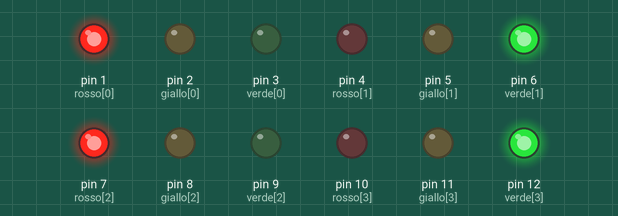
This sketch was run on a simulated Arduino Uno, built with avr-gcc and run on an emulated ATmega328P. Shown: output pins drawn as LEDs (lit = HIGH).

Above: at 1.5 s.
At 3.5 s:
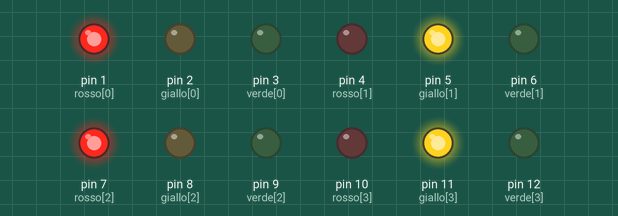
At 5.5 s:
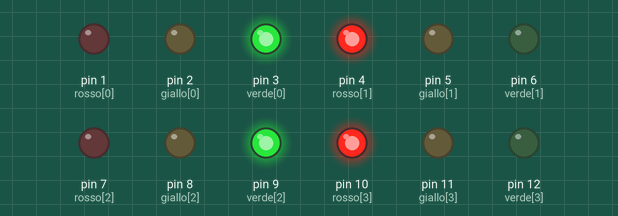
At 7.5 s:
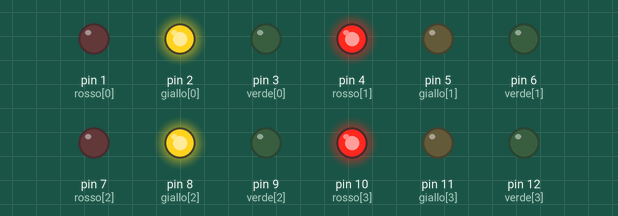
Timing chart, 0 to 10.4 s (numbered marks = the images above):
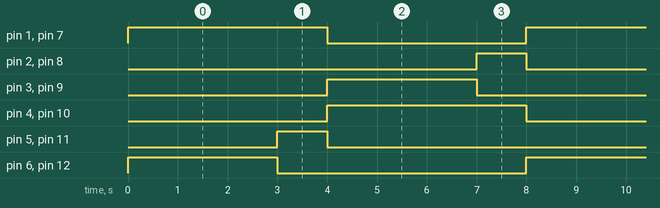

The sketch:

4-semaforo2-2Bozzolini.ino
```cpp
int rosso[]  = {1, 4, 7, 10};
int giallo[] = {2, 5, 8, 11};
int verde[]  = {3, 6, 9, 12};

void setup() {
  for (int i = 0; i < 4; i++) {
    pinMode(rosso[i],  OUTPUT);
    pinMode(giallo[i], OUTPUT);
    pinMode(verde[i],  OUTPUT);
  }
}

void loop() {

  for (int i = 0; i < 4; i++) {
    if (i == 0 || i == 2) {
      digitalWrite(rosso[i],  HIGH);
      digitalWrite(giallo[i], LOW);
      digitalWrite(verde[i],  LOW);
    } else {
      digitalWrite(rosso[i],  LOW);
      digitalWrite(giallo[i], LOW);
      digitalWrite(verde[i],  HIGH);
    }
  }
  delay(3000);

  for (int i = 0; i < 4; i++) {
    if (i == 0 || i == 2) {
      digitalWrite(rosso[i],  HIGH);
      digitalWrite(giallo[i], LOW);
      digitalWrite(verde[i],  LOW);
    } else {
      digitalWrite(rosso[i],  LOW);
      digitalWrite(giallo[i], HIGH);
      digitalWrite(verde[i],  LOW);
    }
  }
  delay(1000);

  for (int i = 0; i < 4; i++) {
    if (i == 0 || i == 2) {
      digitalWrite(rosso[i],  LOW);
      digitalWrite(giallo[i], LOW);
      digitalWrite(verde[i],  HIGH);
    } else {
      digitalWrite(rosso[i],  HIGH);
      digitalWrite(giallo[i], LOW);
      digitalWrite(verde[i],  LOW);
    }
  }
  delay(3000);

  for (int i = 0; i < 4; i++) {
    if (i == 0 || i == 2) {
      digitalWrite(rosso[i],  LOW);
      digitalWrite(giallo[i], HIGH);
      digitalWrite(verde[i],  LOW);
    } else {
      digitalWrite(rosso[i],  HIGH);
      digitalWrite(giallo[i], LOW);
      digitalWrite(verde[i],  LOW);
    }
  }
  delay(1000);

}
```

Measured:
- by itself, pin 1 (rosso[0]), pin 4 (rosso[1]), pin 7 (rosso[2]), pin 10 (rosso[3]): alternates HIGH for 4.0 s and LOW for 4.0 s
- by itself, pin 2 (giallo[0]), pin 5 (giallo[1]), pin 8 (giallo[2]), pin 11 (giallo[3]): alternates HIGH for 1.0 s and LOW for 7.0 s
- by itself, pin 3 (verde[0]), pin 6 (verde[1]), pin 9 (verde[2]), pin 12 (verde[3]): alternates HIGH for 3.0 s and LOW for 5.0 s
